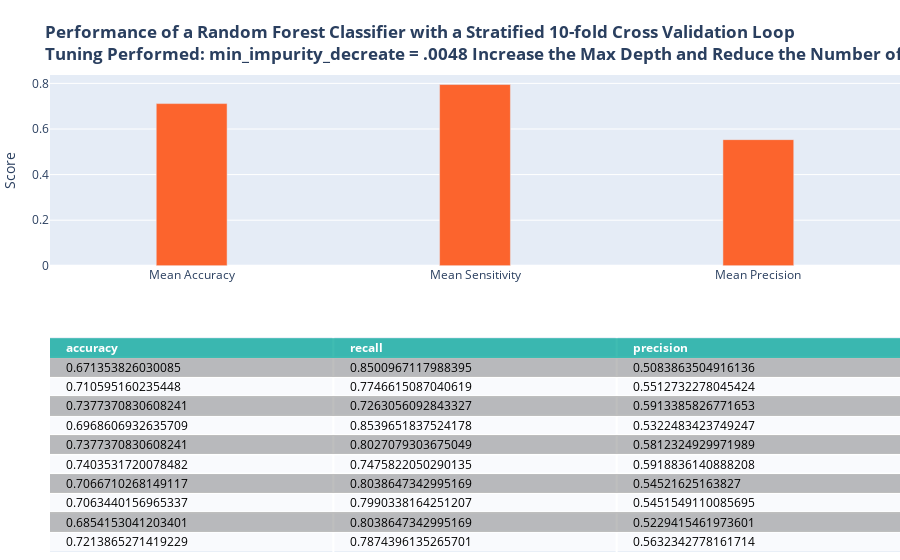

The notebook cell this image was saved under:
### Code cell
%%time
start =time.time()
## increasing tree depth largely increases computational cost, so we will reduce the number of estimators to compensate and keep computing time reasonable
cellTitle = '<b>Performance of a Random Forest Classifier with a Stratified 10-fold Cross Validation Loop<br>Tuning Performed: min_impurity_decreate = .0048 Increase the Max Depth and Reduce the Number of Estimators</b>'
rfcScore = []
rf_clf = RandomForestClassifier(max_depth=150, n_estimators = 45,random_state=1024,n_jobs=-1, class_weight='balanced', min_impurity_decrease=.00048)
for train,test in skf.split(X_mat,y):
    rf_clf.fit(X_mat[train],y.values.ravel()[train])
    y_hat = rf_clf.predict(X_mat[test])
    
    cm = confusion_matrix(y.loc[test],y_hat, labels=[1,0])
    rfcScore.append({'accuracy':(cm[0,0]+cm[1,1])/sum(cm.ravel()),
                'recall':cm[0,0]/(cm[0,0]+cm[0,1]),
                'precision':cm[0,0]/(cm[0,0]+cm[1,0])})
rfcScore = pd.DataFrame(rfcScore)
rfFig = plotMetrics(rfcScore, cellTitle)
rfFig.show()
stop = time.time()
rfcTime = stop-start

### Figure 1 — Plotly figure (JSON) as saved in the notebook; plotly's stock layout.template omitted (floating-point values rounded to 4 significant figures)
{"data": [{"colorscale": [[0, "#00A699"], [0.5, "#a9a9a9"], [1, "#ffffff"]], "hoverinfo": "none", "opacity": 0.75, "showscale": false, "type": "heatmap", "z": [[0, 0, 0], [0.5, 0.5, 0.5], [1, 1, 1], [0.5, 0.5, 0.5], [1, 1, 1], [0.5, 0.5, 0.5], [1, 1, 1], [0.5, 0.5, 0.5], [1, 1, 1], [0.5, 0.5, 0.5], [1, 1, 1]]}, {"marker": {"color": "#FC642D"}, "type": "bar", "width": 0.25, "x": ["Mean Accuracy", "Mean Sensitivity", "Mean Precision"], "xaxis": "x2", "y": [0.7114, 0.795, 0.5533], "yaxis": "y2"}], "layout": {"annotations": [{"align": "left", "font": {"color": "#ffffff"}, "showarrow": false, "text": "<b>accuracy</b>", "x": -0.45, "xanchor": "left", "xref": "x", "y": 0, "yref": "y"}, {"align": "left", "font": {"color": "#ffffff"}, "showarrow": false, "text": "<b>recall</b>", "x": 0.55, "xanchor": "left", "xref": "x", "y": 0, "yref": "y"}, {"align": "left", "font": {"color": "#ffffff"}, "showarrow": false, "text": "<b>precision</b>", "x": 1.55, "xanchor": "left", "xref": "x", "y": 0, "yref": "y"}, {"align": "left", "font": {"color": "#000000"}, "showarrow": false, "text": "0.671353826030085", "x": -0.45, "xanchor": "left", "xref": "x", "y": 1, "yref": "y"}, {"align": "left", "font": {"color": "#000000"}, "showarrow": false, "text": "0.8500967117988395", "x": 0.55, "xanchor": "left", "xref": "x", "y": 1, "yref": "y"}, {"align": "left", "font": {"color": "#000000"}, "showarrow": false, "text": "0.5083863504916136", "x": 1.55, "xanchor": "left", "xref": "x", "y": 1, "yref": "y"}, {"align": "left", "font": {"color": "#000000"}, "showarrow": false, "text": "0.710595160235448", "x": -0.45, "xanchor": "left", "xref": "x", "y": 2, "yref": "y"}, {"align": "left", "font": {"color": "#000000"}, "showarrow": false, "text": "0.7746615087040619", "x": 0.55, "xanchor": "left", "xref": "x", "y": 2, "yref": "y"}, {"align": "left", "font": {"color": "#000000"}, "showarrow": false, "text": "0.5512732278045424", "x": 1.55, "xanchor": "left", "xref": "x", "y": 2, "yref": "y"}, {"align": "left", "font": {"color": "#000000"}, "showarrow": false, "text": "0.7377370830608241", "x": -0.45, "xanchor": "left", "xref": "x", "y": 3, "yref": "y"}, {"align": "left", "font": {"color": "#000000"}, "showarrow": false, "text": "0.7263056092843327", "x": 0.55, "xanchor": "left", "xref": "x", "y": 3, "yref": "y"}, {"align": "left", "font": {"color": "#000000"}, "showarrow": false, "text": "0.5913385826771653", "x": 1.55, "xanchor": "left", "xref": "x", "y": 3, "yref": "y"}, {"align": "left", "font": {"color": "#000000"}, "showarrow": false, "text": "0.6968606932635709", "x": -0.45, "xanchor": "left", "xref": "x", "y": 4, "yref": "y"}, {"align": "left", "font": {"color": "#000000"}, "showarrow": false, "text": "0.8539651837524178", "x": 0.55, "xanchor": "left", "xref": "x", "y": 4, "yref": "y"}, {"align": "left", "font": {"color": "#000000"}, "showarrow": false, "text": "0.5322483423749247", "x": 1.55, "xanchor": "left", "xref": "x", "y": 4, "yref": "y"}, {"align": "left", "font": {"color": "#000000"}, "showarrow": false, "text": "0.7377370830608241", "x": -0.45, "xanchor": "left", "xref": "x", "y": 5, "yref": "y"}, {"align": "left", "font": {"color": "#000000"}, "showarrow": false, "text": "0.8027079303675049", "x": 0.55, "xanchor": "left", "xref": "x", "y": 5, "yref": "y"}, {"align": "left", "font": {"color": "#000000"}, "showarrow": false, "text": "0.5812324929971989", "x": 1.55, "xanchor": "left", "xref": "x", "y": 5, "yref": "y"}, {"align": "left", "font": {"color": "#000000"}, "showarrow": false, "text": "0.7403531720078482", "x": -0.45, "xanchor": "left", "xref": "x", "y": 6, "yref": "y"}, {"align": "left", "font": {"color": "#000000"}, "showarrow": false, "text": "0.7475822050290135", "x": 0.55, "xanchor": "left", "xref": "x", "y": 6, "yref": "y"}, {"align": "left", "font": {"color": "#000000"}, "showarrow": false, "text": "0.5918836140888208", "x": 1.55, "xanchor": "left", "xref": "x", "y": 6, "yref": "y"}, {"align": "left", "font": {"color": "#000000"}, "showarrow": false, "text": "0.7066710268149117", "x": -0.45, "xanchor": "left", "xref": "x", "y": 7, "yref": "y"}, {"align": "left", "font": {"color": "#000000"}, "showarrow": false, "text": "0.8038647342995169", "x": 0.55, "xanchor": "left", "xref": "x", "y": 7, "yref": "y"}, {"align": "left", "font": {"color": "#000000"}, "showarrow": false, "text": "0.54521625163827", "x": 1.55, "xanchor": "left", "xref": "x", "y": 7, "yref": "y"}, {"align": "left", "font": {"color": "#000000"}, "showarrow": false, "text": "0.7063440156965337", "x": -0.45, "xanchor": "left", "xref": "x", "y": 8, "yref": "y"}, {"align": "left", "font": {"color": "#000000"}, "showarrow": false, "text": "0.7990338164251207", "x": 0.55, "xanchor": "left", "xref": "x", "y": 8, "yref": "y"}, {"align": "left", "font": {"color": "#000000"}, "showarrow": false, "text": "0.5451549110085695", "x": 1.55, "xanchor": "left", "xref": "x", "y": 8, "yref": "y"}, {"align": "left", "font": {"color": "#000000"}, "showarrow": false, "text": "0.6854153041203401", "x": -0.45, "xanchor": "left", "xref": "x", "y": 9, "yref": "y"}, {"align": "left", "font": {"color": "#000000"}, "showarrow": false, "text": "0.8038647342995169", "x": 0.55, "xanchor": "left", "xref": "x", "y": 9, "yref": "y"}, {"align": "left", "font": {"color": "#000000"}, "showarrow": false, "text": "0.5229415461973601", "x": 1.55, "xanchor": "left", "xref": "x", "y": 9, "yref": "y"}, {"align": "left", "font": {"color": "#000000"}, "showarrow": false, "text": "0.7213865271419229", "x": -0.45, "xanchor": "left", "xref": "x", "y": 10, "yref": "y"}, {"align": "left", "font": {"color": "#000000"}, "showarrow": false, "text": "0.7874396135265701", "x": 0.55, "xanchor": "left", "xref": "x", "y": 10, "yref": "y"}, {"align": "left", "font": {"color": "#000000"}, "showarrow": false, "text": "0.5632342778161714", "x": 1.55, "xanchor": "left", "xref": "x", "y": 10, "yref": "y"}], "autosize": true, "margin": {"b": 0, "l": 50, "r": 0, "t": 75}, "title": {"text": "<b>Performance of a Random Forest Classifier with a Stratified 10-fold Cross Validation Loop<br>Tuning Performed: min_impurity_decreate = .0048 Increase the Max Depth and Reduce the Number of Estimators</b>"}, "xaxis": {"autorange": true, "dtick": 1, "gridwidth": 2, "range": [-0.5, 2.5], "showticklabels": false, "tick0": -0.5, "ticks": "", "zeroline": false}, "xaxis2": {"anchor": "y2", "autorange": true, "range": [-0.5, 2.5], "type": "category"}, "yaxis": {"autorange": true, "domain": [0, 0.45], "dtick": 1, "gridwidth": 2, "range": [10.5, -0.5], "showticklabels": false, "tick0": 0.5, "ticks": "", "zeroline": false}, "yaxis2": {"anchor": "x2", "autorange": true, "domain": [0.6, 1], "range": [0, 0.8368], "title": {"text": "Score"}, "type": "linear"}}}
